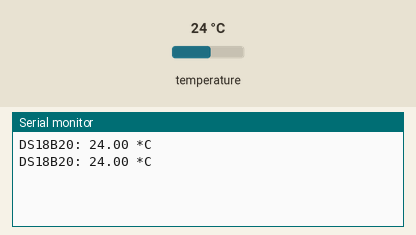
The sketch below on a simulated Arduino Uno, built with avr-gcc and run on an emulated ATmega328P. On the bench: the last lines printed to the serial monitor. Inputs (shaded band) come from the test bench; at power-on: temperature 24 °C.

Above: at 4.3 s.
4.4 s: temperature set to 12 °C
At 7.3 s:
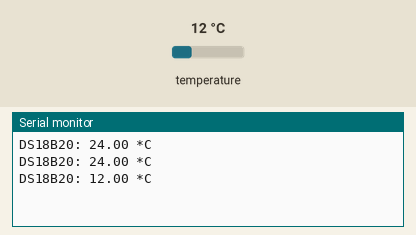
8.1 s: temperature set to 19 °C
At 9.4 s:
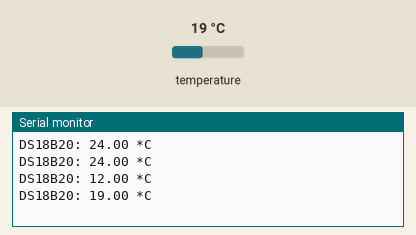
Timing chart, 0 to 11.1 s (numbered marks = the images above; inputs shaded):
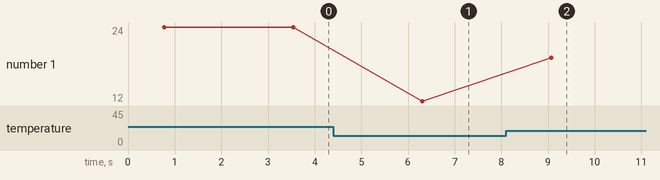

Measured:
- after the input at 4.4 s, the serial monitor: prints a new line after 1.9 s (image 1)
- after the input at 8.1 s, the serial monitor: prints a new line after 0.97 s (image 2)
- plotted number 1: 24 → 12 after the input at 4.4 s, 12 → 19 after the input at 8.1 s

The sketch:

ds18b20.ino
```cpp
/*
  ds18b20.ino (test)
  Read DS18B20 temperature.
*/

#include <OneWire.h>
#include <DallasTemperature.h>
#define ONE_WIRE_BUS 3

OneWire oneWire(ONE_WIRE_BUS);
DallasTemperature sensors(&oneWire);

void setup() {
  Serial.begin(9600);
  sensors.begin();
}

void loop() {
  sensors.requestTemperatures();
  float t = sensors.getTempCByIndex(0);
  if (t == DEVICE_DISCONNECTED_C) {
    Serial.println("DS18B20 disconnected");
  } else {
    Serial.print("DS18B20: ");
    Serial.print(t);
    Serial.println(" *C");
  }
  delay(2000);
}
```
